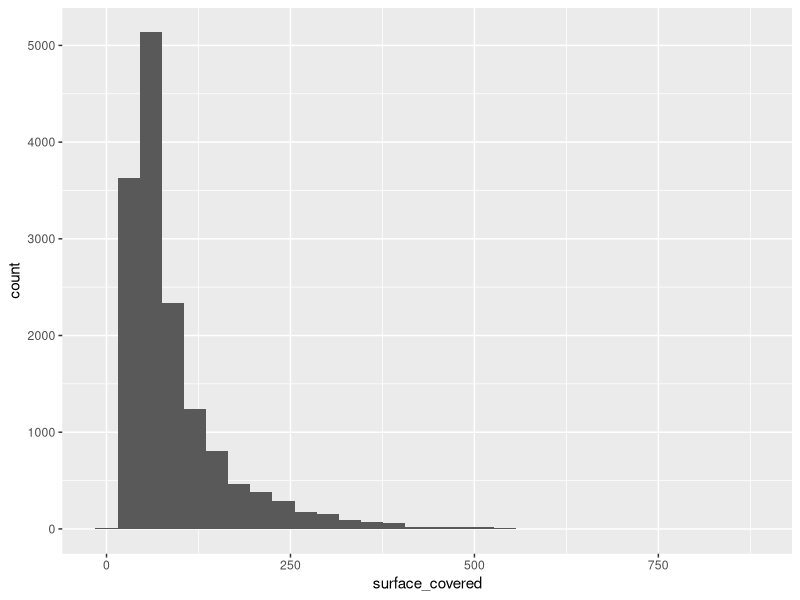
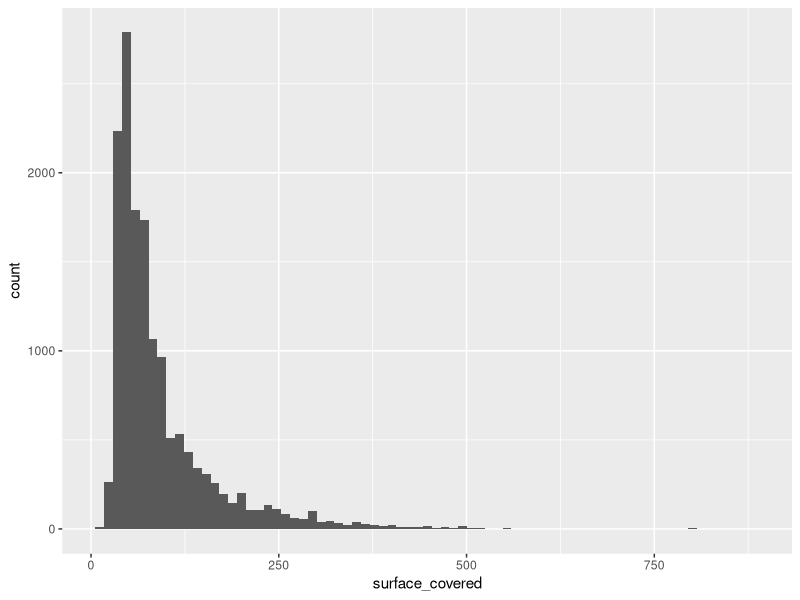
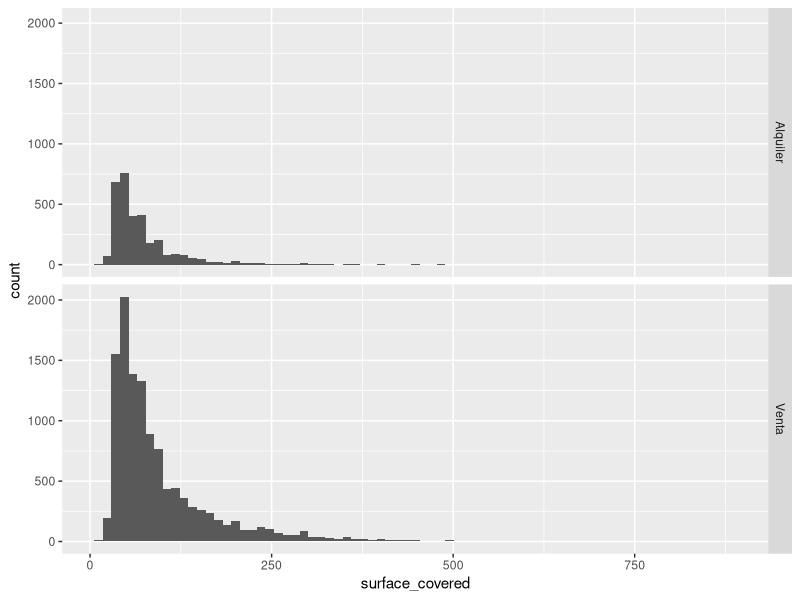
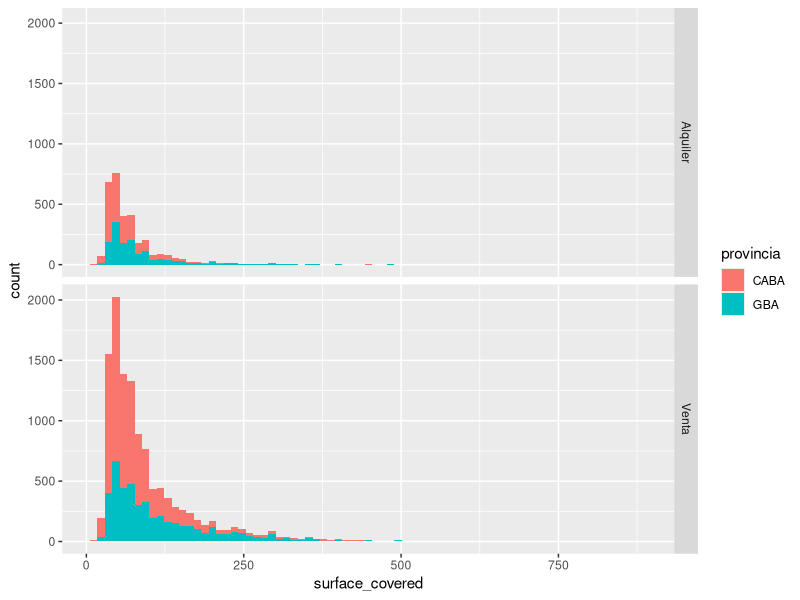
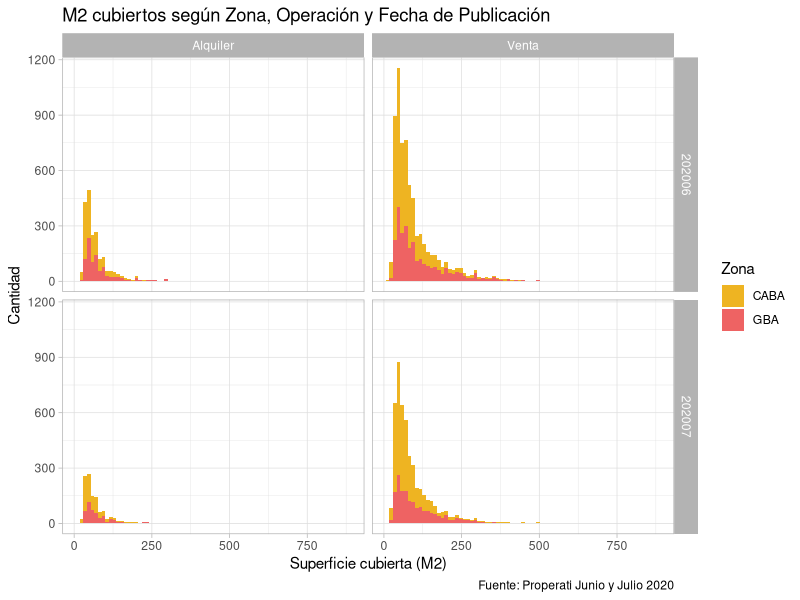
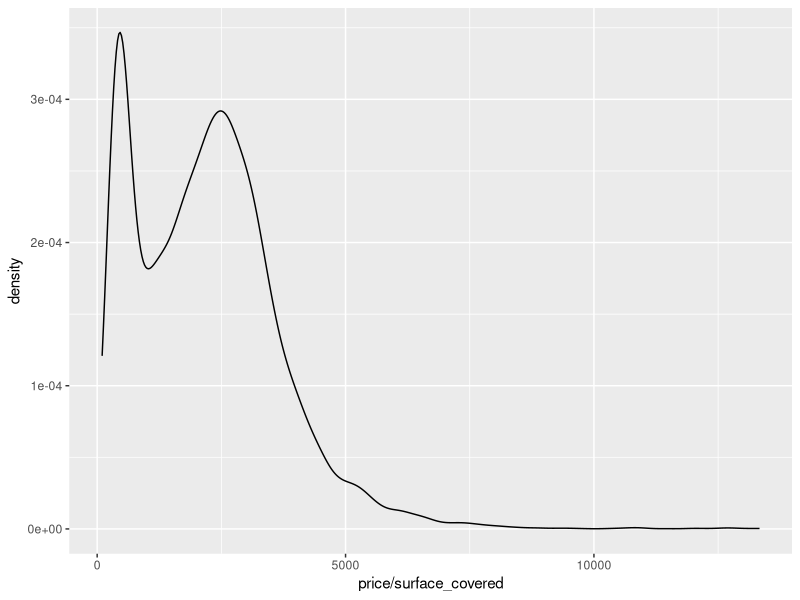
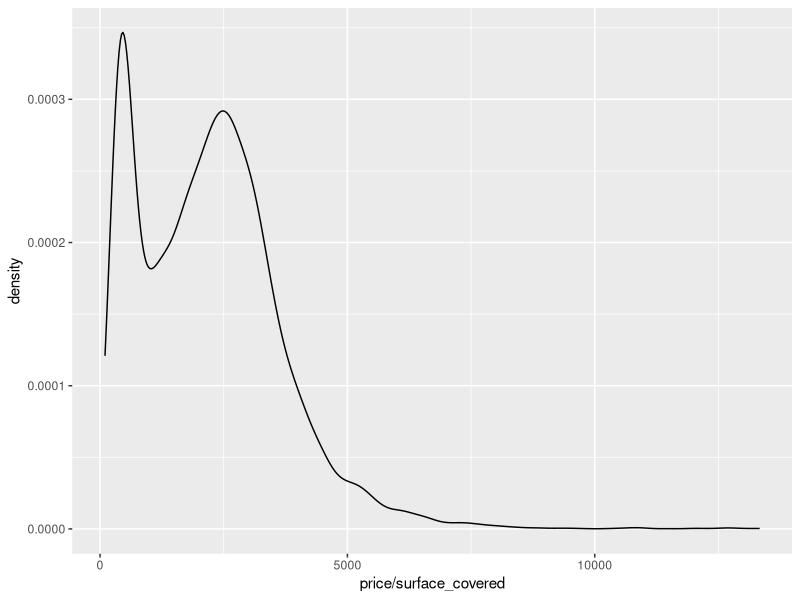
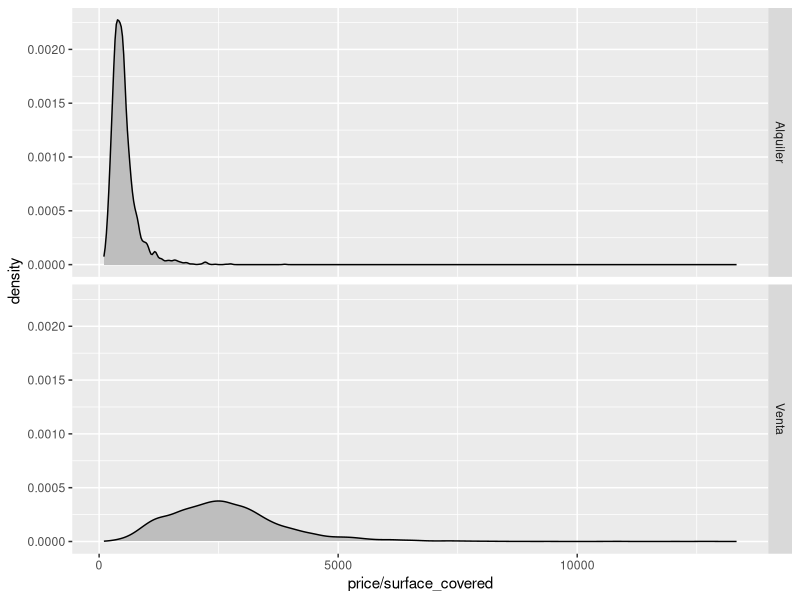

Recreate these plots in R, in order. (Note: this script raises an error after producing the figures.)
## ---- chunk 1
library(tidyverse)
## ---- chunk 2
datos_amba <- read.csv("data/amba_properati.csv")
## ---- chunk 3
ggplot(datos_amba)+
  geom_histogram(aes(x=surface_covered))
## ---- chunk 4
ggplot(datos_amba)+
  geom_histogram(aes(x=surface_covered), bins=75)
## ---- chunk 5
ggplot(datos_amba)+
  geom_histogram(aes(x=surface_covered), bins=75) +
  facet_grid(operation_type~.)
## ---- chunk 6
ggplot(datos_amba)+
  geom_histogram(aes(x=surface_covered, fill=provincia), bins=75)+
  facet_grid(operation_type~.)
## ---- chunk 7
ggplot(datos_amba)+
  geom_histogram(aes(x=surface_covered, fill=provincia), bins=75)+
  facet_grid(created_on~operation_type)+
  labs(title="M2 cubiertos según Zona, Operación y Fecha de Publicación",
       fill="Zona",
       x="Superficie cubierta (M2)",
       y="Cantidad",
       caption="Fuente: Properati Junio y Julio 2020")+
  scale_fill_manual(values = c("goldenrod2", "indianred2"))+
  theme_light()
## ---- chunk 8
ggplot(datos_amba)+
  geom_density(aes(x=price/surface_covered))
## ---- chunk 9
options(scipen=999)
## ---- chunk 10
ggplot(datos_amba)+
  geom_density(aes(x=price/surface_covered))
## ---- chunk 11
ggplot(datos_amba)+
  geom_density(aes(x=price/surface_covered), fill="gray") +
  facet_grid(operation_type~.)
## ---- chunk 12
ggplot(datos_amba)+
  geom_density(aes(x=price/surface_covered, fill=provincia), alpha=0.5) +
  facet_grid(operation_type~.)
## ---- chunk 13
ggplot(datos_amba %>%
         filter(operation_type=="Venta"))+
  geom_density(aes(x=price/surface_covered, fill=provincia), alpha=0.5) +
  facet_grid(property_type~.)+
  labs(title="Valor del m2 en Venta según Zona y Tipo de Propiedad",
       fill="Zona",
       x="Valor m2",
       y="Densidad",
       caption="Fuente: Properati Junio y Julio 2020")+
  scale_fill_manual(values = c("goldenrod2", "indianred2"))+
  theme_light()
## ---- chunk 14
ggplot(datos_amba %>%
         filter(operation_type=="Venta" & partido==c("Vicente López", "La Matanza", "La Plata")))+
  geom_density(aes(x=price/surface_covered, fill=partido), alpha=0.5) +
  facet_grid(property_type~.)+
  labs(title="Valor del m2 en Venta por Partido y Tipo de Propiedad",
       fill="Zona",
       x="Valor m2",
       y="Densidad",
       caption="Fuente: Properati Junio y Julio 2020")+
  theme_light()
## ---- chunk 15
ggplot(datos_amba) +
  geom_boxplot(aes(x = provincia, y = price/surface_covered))
## ---- chunk 16
ggplot(datos_amba) +
  geom_boxplot(aes(x = provincia, y = price/surface_covered)) +
  facet_grid(~operation_type)
## ---- chunk 17
ggplot(datos_amba %>%
         filter(operation_type=="Alquiler")) +
  geom_boxplot(aes(x = provincia, y = price/surface_covered, fill=provincia), show.legend = FALSE) +
  labs(title = "Distribución del valor del m2 de Alquileres en CABA y GBA",
       subtitle = "Publicaciones de Junio y Julio 2020",
       y = "Valor del m2",
       x = "Zona",
       caption = "Fuente: Properati")
## ---- chunk 18
ggplot(datos_amba %>%
         filter(operation_type=="Alquiler" & provincia=="CABA")) +
  geom_boxplot(aes(x = partido, y = price/surface_covered, fill=partido), show.legend = FALSE) +
  labs(title = "Distribución del valor del m2 de Alquileres en CABA y GBA",
       subtitle = "Publicaciones de Junio y Julio 2020",
       y = "Valor del m2",
       x = "Comuna",
       caption = "Fuente: Properati")+
  coord_flip()
## ---- chunk 19
ggplot(datos_amba %>%
         filter(operation_type=="Alquiler" & provincia=="GBA")) +
  geom_boxplot(aes(x = partido, y = price/surface_covered, fill=partido), show.legend = FALSE) +
  labs(title = "Distribución del valor del m2 de Alquileres en CABA y GBA",
       subtitle = "Publicaciones de Junio y Julio 2020",
       y = "Valor del m2",
       x = "Partido",
       caption = "Fuente: Properati")+
  coord_flip()
## ---- chunk 20
ggplot(datos_amba %>%
         filter(operation_type=="Alquiler" & partido==c("Vicente López", "La Matanza", "La Plata"))) +
  geom_boxplot(aes(x = partido, y = price/surface_covered, fill=partido), show.legend = FALSE) +
  labs(title = "Distribución del valor del m2 de CABA y GBA",
       subtitle = "Junio y Julio 2020",
       y = "Valor del m2",
       x = "Partido",
       color = "Partido",
       caption = "Fuente: Properati")+
  facet_grid(created_on~.)+
  scale_fill_brewer(palette = "Set3")+
  coord_flip()
## ---- chunk 21
ggplot(datos_amba)+
  geom_point(aes(x=surface_covered, y=price))
## ---- chunk 22
ggplot(datos_amba)+
  geom_point(aes(x=surface_covered, y=price, color=operation_type), alpha=0.5)
## ---- chunk 23
ggplot(datos_amba)+
  geom_point(aes(x=surface_covered, y=price, color=operation_type), alpha=0.5) +
  facet_grid(provincia~.)
## ---- chunk 24
ggplot(datos_amba %>%
         filter(operation_type=="Venta"))+
  geom_point(aes(x=surface_covered, y=price, color=price/surface_covered), alpha=0.5) +
  facet_grid(provincia~.) +
  scale_color_viridis_c(option="magma")
## ---- chunk 25
ggplot()+
  geom_point(data=datos_amba, aes(x=lon, y=lat))
## ---- chunk 26
ggplot()+
  geom_point(data=datos_amba, aes(x=lon, y=lat, color=provincia))
## ---- chunk 27
ggplot(datos_amba %>%
              group_by(partido, rooms) %>%
              summarise(cantidad=n())) + 
  geom_tile(aes(x = partido,
                y = as.factor(rooms),
                fill = cantidad))
## ---- chunk 28
ggplot(datos_amba %>%
              group_by(partido, rooms) %>%
              summarise(cantidad=n())) + 
  geom_tile(aes(x = partido,
                y = as.factor(rooms),
                fill = cantidad)) +
  scale_fill_viridis_c() +
  coord_flip()
## ---- chunk 29
ggplot(datos_amba %>%
              filter(provincia=="CABA") %>%
              group_by(partido, rooms) %>%
              summarise(cantidad=n())) + 
  geom_tile(aes(x = as.factor(partido),
                y = as.factor(rooms),
                fill = cantidad)) +
  scale_fill_viridis_c() +
  coord_flip()
## ---- chunk 30
ggplot(datos_amba %>%
              filter(provincia=="GBA") %>%
              group_by(partido, rooms) %>%
              summarise(cantidad=n())) + 
  geom_tile(aes(x = as.factor(partido),
                y = as.factor(rooms),
                fill = cantidad)) +
  scale_fill_viridis_c() +
  coord_flip()
## ---- chunk 31
ggplot(datos_amba)+
  geom_bar(aes(x=operation_type))
## ---- chunk 32
ggplot(datos_amba)+
  geom_bar(aes(x=operation_type, fill=property_type))
## ---- chunk 33
ggplot(datos_amba)+
  geom_bar(aes(x=operation_type, fill=property_type)) +
  scale_fill_manual(values = c("goldenrod2", "turquoise4", "deeppink3")) +
  facet_grid(~provincia)+
  labs(title="Oferta publicada según Zona por Operación y Tipo de Propiedad",
       fill="Tipo",
       x="Operación",
       y="Cantidad",
       caption="Fuente: Properati Junio y Julio 2020")
## ---- chunk 34
ggplot(datos_amba)+
  geom_bar(aes(x=operation_type, fill=property_type), position=position_fill()) +
  scale_fill_manual(values = c("goldenrod2", "turquoise4", "deeppink3")) +
  facet_grid(~provincia)+
  labs(title="Oferta publicada según Zona por Operación y Tipo de Propiedad",
       fill="Tipo",
       x="Operación",
       y="Porcentaje",
       caption="Fuente: Properati Junio y Julio 2020")
## ---- chunk 35
ggplot(datos_amba)+
  geom_bar(aes(x=operation_type, fill=property_type), position=position_dodge()) +
  scale_fill_manual(values = c("goldenrod2", "turquoise4", "deeppink3")) +
  facet_grid(~provincia)+
  labs(title="Oferta publicada según Zona por Operación y Tipo de Propiedad",
       fill="Tipo",
       x="Operación",
       y="Cantidad",
       caption="Fuente: Properati Junio y Julio 2020")
## ---- chunk 36
ggplot(datos_amba)+
  geom_bar(aes(x=as.factor(rooms), fill=provincia), position=position_dodge()) +
  labs(title="Oferta de Propiedades en Alquiler",
       subtitle="Según cantidad de ambientes",
       fill="Zona",
       x="Cantidad de Ambientes",
       y="Cantidad",
       caption="Fuente: Properati") +
  scale_fill_manual(values = c("goldenrod2", "indianred2")) +
  facet_grid(operation_type~.)
## ---- chunk 37
ggplot(datos_amba %>%
        group_by(provincia, partido, operation_type) %>%
        summarise(cantidad=n(),
                  price_m2=median(price/surface_covered)) %>%
        filter(operation_type=="Venta"))+
  geom_bar(aes(x=reorder(partido, price_m2), weight=price_m2, fill=provincia)) +
  labs(title="Valor del m2 de Propiedades en Venta",
       subtitle="CABA + GBA",
       fill="Zona",
       x="Partido",
       y="Valor del m2 (USD)",
       caption="Fuente: Properati") +
  scale_fill_manual(values = c("goldenrod2", "indianred2")) +
  theme_light()+
  coord_flip()
## ---- chunk 38
ggplot(datos_amba %>%
        group_by(provincia, partido, operation_type) %>%
        summarise(cantidad=n(),
                  price_m2=median(price/surface_covered)) %>%
        filter(operation_type=="Venta" & price_m2>=2000))+
  geom_bar(aes(x=reorder(partido, price_m2), weight=price_m2, fill=provincia)) +
  labs(title="Valor del m2 de Propiedades en Venta",
       subtitle="CABA + GBA",
       fill="Zona",
       x="Partido",
       y="Valor del m2 (USD)",
       caption="Fuente: Properati") +
  scale_fill_manual(values = c("goldenrod2", "indianred2")) +
  theme_light() +
  coord_flip()
## ---- chunk 39
ggplot(datos_amba %>%
        group_by(provincia, partido, operation_type) %>%
        summarise(cantidad=n(),
                  price_m2=median(price/surface_covered)) %>%
        filter(operation_type=="Venta" & price_m2>=2000))+
  geom_bar(aes(x=reorder(partido, price_m2), weight=price_m2, fill=provincia)) +
  geom_text(aes(x=partido, y=price_m2+100, label=as.integer(price_m2)), size=2.5, color="gray14")+
  labs(title="Valor del m2 de Propiedades en Venta",
       subtitle="CABA + GBA",
       fill="Zona",
       x="Partido",
       y="Valor del m2 (USD)",
       caption="Fuente: Properati") +
  scale_fill_manual(values = c("goldenrod2", "indianred2")) +
  theme_light() +
  coord_flip()
